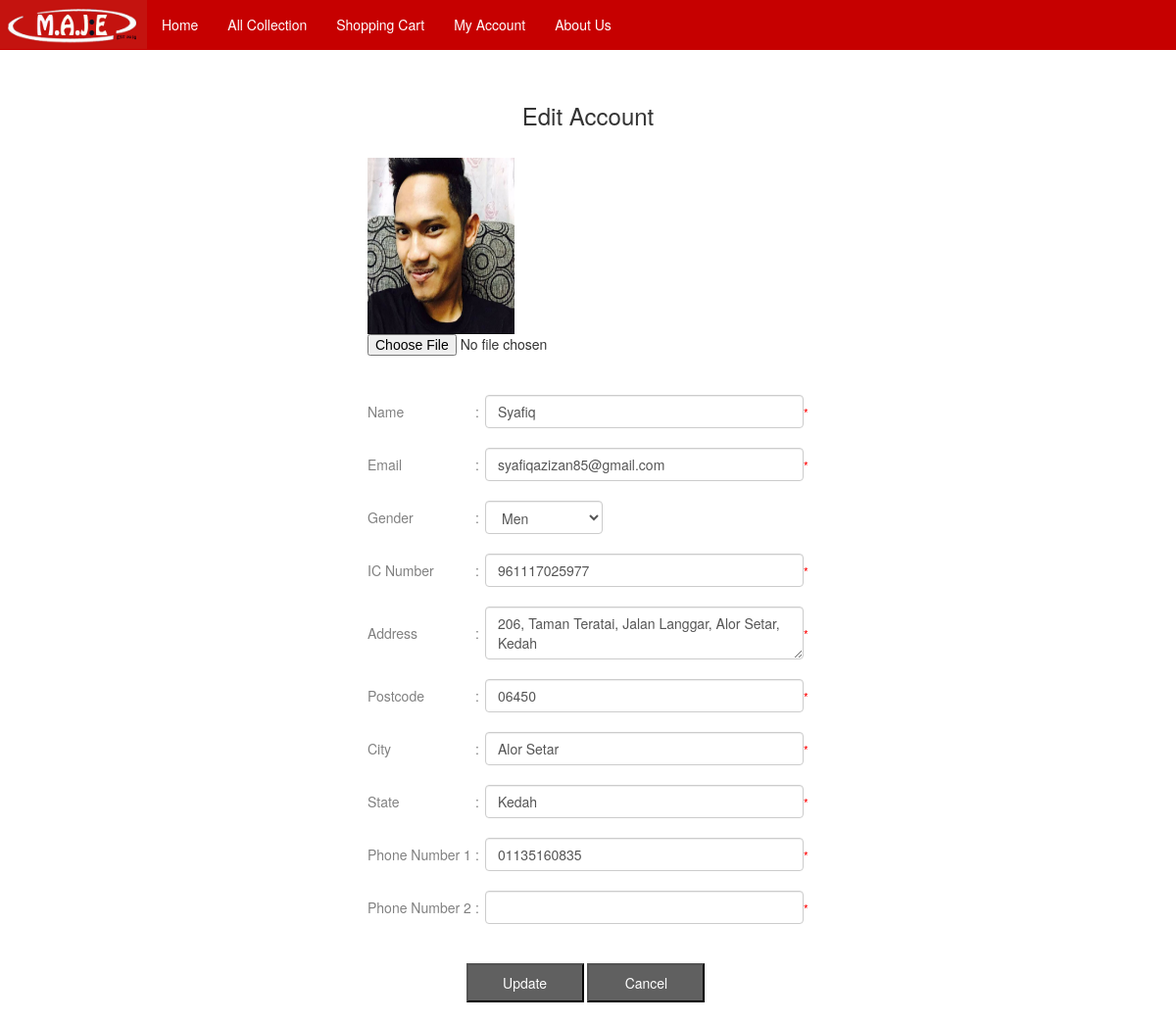
Screenshot of /mobile/customer/edit_account.php (signed in) with the database file from the repository.
### tables this page shows
CREATE TABLE `customer` (
  `c_id` int(255) NOT NULL,
  `email` varchar(255) NOT NULL,
  `psw` varchar(255) NOT NULL,
  `name` varchar(255) NOT NULL,
  `gender` varchar(6) NOT NULL,
  `ic` varchar(12) NOT NULL,
  `image` varchar(255) NOT NULL,
  `address` text NOT NULL,
  `pos_code` varchar(5) NOT NULL,
  `city` varchar(255) NOT NULL,
  `state` varchar(255) NOT NULL,
  `phone1` varchar(11) NOT NULL,
  `phone2` varchar(11) NOT NULL
);

### mobile/customer/edit_account.php (the view, shortened to what this page needs)
<!DOCTYPE html>
<html lang="en">
<head>
  <link rel="stylesheet" href="../bootstrap-3.3.7/css/bootstrap.css">
  <link rel="stylesheet" href="../bootstrap-3.3.7/css/bootstrap.min.css">
  <link rel="stylesheet" type="text/css" href="../css/mobile.css">
</head>
<body>
	<div style='min-width:285px;'>
		<nav class="navbar navbar-custom navbar-fixed-top" style='min-width:285px;' id="my-navbar">
			<div class="navbar-header">
				<a href="../index.php"><img src="../css/logo.png" width="150px" height="50px"/></a>
			</div>
			<div class="collapse navbar-collapse" id="navbar-collapse">
				<ul class="nav navbar-nav">
					<li><a href="../index.php">Home</a></li>
					<li><a href="../product.php?gender=&category=">All Collection</a></li>
					<li><a href="../cart.php">Shopping Cart</a></li>
					<li><a href="../login.php">My Account</a></li>
					<li><a href="../about.php">About Us</a></li>
				</ul>
			</div>
		</nav>
		<div style="margin-top: 65px;">
			<br><h3><center>Edit Account</h3></center><br>
			<div>
				<?php
					$nameErr = $emailErr = $icErr = $addressErr = $poscodeErr = $cityErr = $stateErr = $phone1Err = $phone2Err ="";
				?>
				<form action="<?php echo htmlspecialchars($_SERVER["PHP_SELF"]);?>" method="post" enctype="multipart/form-data"/>
					<table align='center' border='0' width="96%" style="max-width:450px;">
					<?php
					$sql = "select * from customer where email='".$_SESSION['email']."'";
					$run = mysql_query($sql);
					while($row=mysql_fetch_array($run))
					{
						$name = $row['name'];
						$email = $row['email'];
						$gender = $row['gender'];
						$ic = $row['ic'];
						$image =$row['image'];
						$address = $row['address'];
						$poscode = $row['pos_code'];
						$city = $row['city'];
						$state = $row['state'];
						$phone1 = $row['phone1'];
						$phone2 = $row['phone2'];
						echo "
							<tr>
								<td colspan='3'>
									<img src='../../customer/profile_image/$image' width='150px' height='180px'/>
									<input type='file' name='image' accept='image/*'><br><br>
								</td>
							</tr>
							<tr>
								<td width='110px' style='color: #808080;'>Name</td>
								<td width='10px' style='color: #808080;'>:</td>
								<td><input type='text' name='name' value='$name' class='form-control' aria-describedby='basic-addon1'/></td>
								<td width='5px'><font class='error'>*</font></td>
							</tr>
							<tr>
								<td></td>
								<td></td>
								<td colspan='2'><font class='error'>$nameErr</font></td>
							</tr>
							<tr>
								<td colspan='4'><br><td>
							</tr>
							<tr>
								<td style='color: #808080;'>Email</td>
								<td style='color: #808080;'>:</td>
								<td><input type='text' name='email' value='$email' class='form-control' aria-describedby='basic-addon1'/></td>
								<td><font class='error'>*</font></td>
							</tr>
							<tr>
								<td></td>
								<td></td>
								<td colspan='2'><font class='error'>$emailErr</font></td>
							</tr>
							<tr>
								<td colspan='4'><br><td>
							</tr>
							<tr>
								<td style='color: #808080;'>Gender</td>
								<td style='color: #808080;'>:</td>
								<td>";
							if($gender == 'Men')
							{
								echo"<select name='gender' style='width: 120px;' class='form-control'>
										<option value='Men'>Men</option>
										<option value='Women'>Women</option>
									</select>";
							}
							else
							{
								echo"<select name='gender' style='width: 120px;' class='form-control'>
										<option value='Women'>Women</option>
										<option value='Men'>Men</option>
									</select>";
							}
						echo"	</td>
							</tr>
							<tr>
								<td colspan='4'><br><td>
							</tr>
							<tr>
								<td style='color: #808080;'>IC Number</td>
								<td style='color: #808080;'>:</td>
								<td><input type='text' name='ic' value='$ic' class='form-control' aria-describedby='basic-addon1'/></td>
								<td><font class='error'>*</font></td>
							</tr>
								<td colspan='2'><font class='error'>$icErr</font></td>
							<tr>
								<td colspan='4'><br><td>
							</tr>
							<tr>
								<td style='color: #808080;'>Address</td>
								<td style='color: #808080;'>:</td>
								<td><textarea name='address' class='form-control' aria-describedby='basic-addon1'>$address</textarea></td>
								<td><font class='error'>*</font></td>
							</tr>
								<td colspan='2'><font class='error'>$addressErr</font></td>
							<tr>
								<td colspan='4'><br><td>
							</tr>
							<tr>
								<td style='color: #808080;'>Postcode</td>
								<td style='color: #808080;'>:</td>
								<td><input type='text' name='poscode' value='$poscode' class='form-control' aria-describedby='basic-addon1'/></td>
								<td><font class='error'>*</font></td>
							</tr>
								<td colspan='2'><font class='error'>$poscodeErr</font></td>
							<tr>
								<td colspan='4'><br><td>
							</tr>
							<tr>
								<td style='color: #808080;'>City</td>
								<td style='color: #808080;'>:</td>
								<td><input type='text' name='city' value='$city' class='form-control' aria-describedby='basic-addon1'/></td>
								<td><font class='error'>*</font></td>
							</tr>
								<td colspan='2'><font class='error'>$cityErr</font></td>
							<tr>
								<td colspan='4'><br><td>
							</tr>
							<tr>
								<td style='color: #808080;'>State</td>
								<td style='color: #808080;'>:</td>
								<td><input type='text' name='state' value='$state' class='form-control' aria-describedby='basic-addon1'/></td>
								<td><font class='error'>*</font></td>
							</tr>
								<td colspan='2'><font class='error'>$stateErr</font></td>
							<tr>
								<td colspan='4'><br><td>
							</tr>
							<tr>
								<td style='color: #808080;'>Phone Number 1</td>
								<td style='color: #808080;'>:</td>
								<td><input type='text' name='phone1' value='$phone1' class='form-control' aria-describedby='basic-addon1'/></td>
								<td><font class='error'>*</font></td>
							</tr>
								<td colspan='2'><font class='error'>$phone1Err</font></td>
							<tr>
								<td colspan='4'><br><td>
							</tr>
							<tr>
								<td style='color: #808080;'>Phone Number 2</td>
								<td style='color: #808080;'>:</td>
								<td><input type='text' name='phone2' value='$phone2' class='form-control' aria-describedby='basic-addon1'/></td>
								<td><font class='error'>*</font></td>
							</tr>
								<td colspan='2'><font class='error'>$phone2Err</font></td>
							<tr>
								<td colspan='3'>
									<div style='text-align:center;'><br><br><input type='submit' name='update' value='Update' class='btn4' style='width:120px;'/>
									<input type='submit' name='cancel' value='Cancel' class='btn4' style='width:120px;'/><br><br></div>
								</td>
							</tr>
							";
					}
					?>
					</table>
			</div>
		</div>
	</div>
</body>
</html>

### mobile/css/mobile.css (style rules this page uses)
.btn4 { height: 40px; width: 150px; color: white; background: #606060; }
.error { font-size: 12px; color: red; }

### rows the page displays
customer: image (picture), name "Syafiq", email "syafiqazizan85@gmail.com", ic "961117025977", address "206, Taman Teratai, Jalan Langgar, Alor Setar, Kedah", poscode "06450", city "Alor Setar", state "Kedah", phone1 "01135160835"
